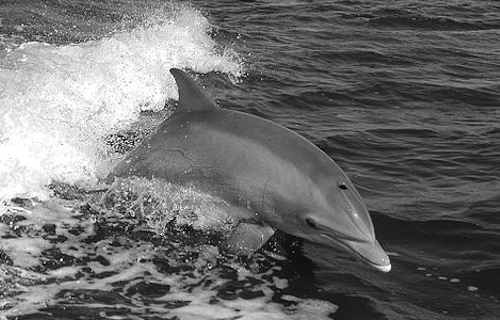
#> input picture 8C-L2/images/dolphin.png, 500 x 320 px
$ python compute_integral_image.py
#> lines starting #> are read from the running program, lines starting #| are printed output that depends on the picture
import cv2
import numpy as np


def compute_integral(img):
    # TODO: Compute I such that I(y,x) = sum of img(1,1) to img(y,x)
    I = np.cumsum(np.cumsum(img, 0), 1)
    return I


img = cv2.imread('../images/dolphin.png', 0)
#> img is the input picture: shape (320, 500); min 0, max 255, mean 109.1
cv2.imshow("original_image", img)
print(img.shape)
#| (320, 500)

# compute integral
img = np.float64(img)
I = compute_integral(img)
#> in compute_integral, `I = np.cumsum(np.cumsum(img, 0), 1)`:
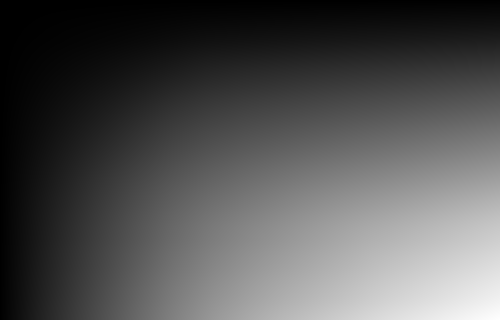
#> I: shape (320, 500) float64; min 73, max 17451343, mean 5673468.7; drawn with min black and max white
cv2.imshow("integral_image", (I / I.max()))

x1 = 150
y1 = 100
x2 = 350
y2 = 200

print("Sum: ", np.sum(img[y1:y2 + 1, x1:x2 + 1]))
#| Sum:  2102331.0
print(I[y2, x2] - I[y1 - 1, x2] - I[y2, x1 - 1] + I[y1 - 1, x1 - 1])
#| 2102331.0

cv2.waitKey(0)
